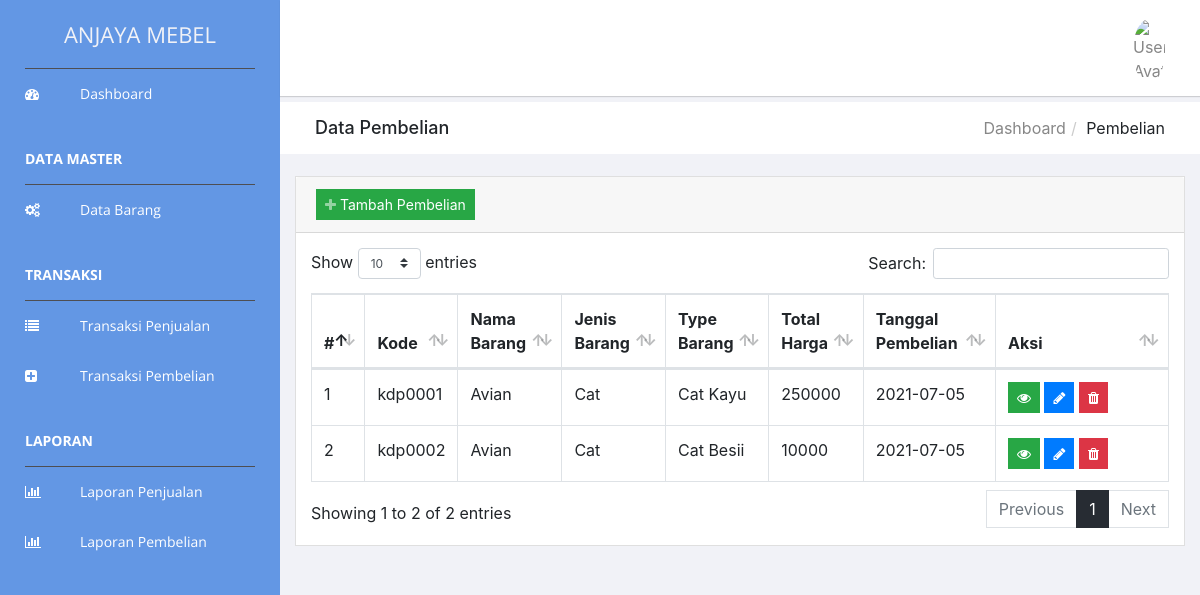
Page /index.php/pembelian on the earlier database version.
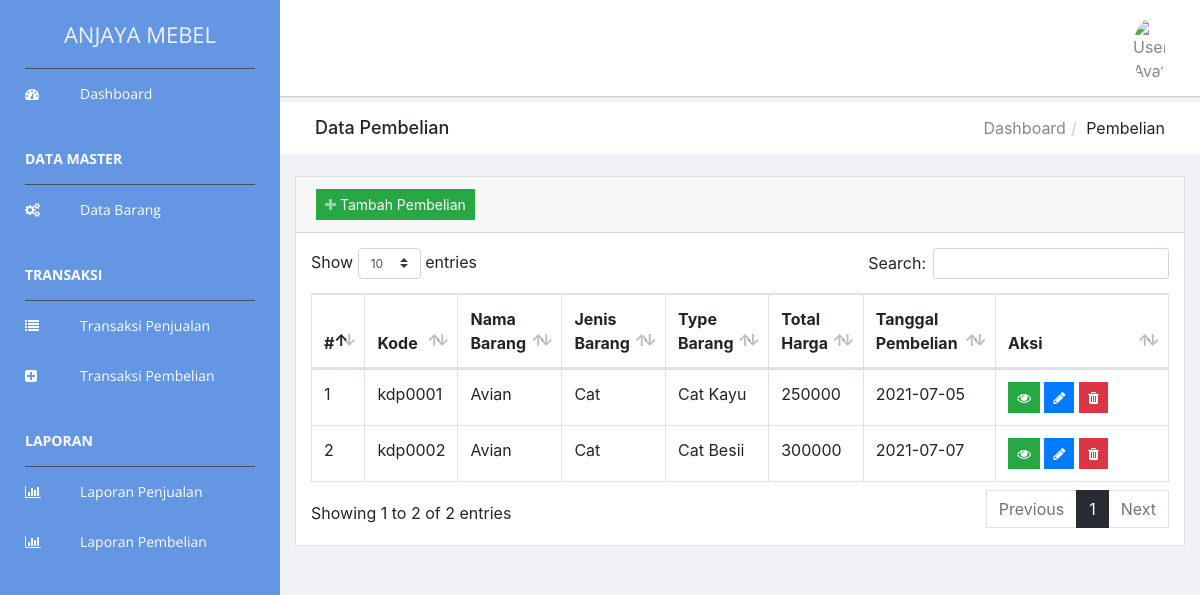
Same page on the later database version.
### tables this page shows
CREATE TABLE `transaksi_pembelian` (
  `kode_pembelian` varchar(255) NOT NULL,
  `nama_barang` varchar(255) NOT NULL,
  `jenis_barang` varchar(255) NOT NULL,
  `type_barang` varchar(255) NOT NULL,
  `harga` int(11) NOT NULL,
  `jumlah` int(11) NOT NULL,
  `total` int(11) NOT NULL,
  `tanggal` date NOT NULL
);

### application/controllers/Pembelian.php (called while the page is built, shortened)
<?php
class Pembelian extends CI_Controller {
    public function __construct()
    {
        $this->load->library('form_validation');
        $this->load->model('Model_master', 'v');
    }
    public function index()
    {
        $data['title'] = "Data Pembelian";
        $data['User'] = $this->db->get_where('user',['username' =>
        $this->session->userdata('username')])->row_array();
        $data['pembelian'] = $this->v->getData('transaksi_pembelian');
        $this->load->view("template/header", $data);
        $this->load->view('pembelian', $data);
        $this->load->view("template/footer");
    }
}

### index.php (called while the page is built, shortened)
<?php
require_once BASEPATH.'core/CodeIgniter.php';

### application/models/Model_master.php (called while the page is built, shortened)
<?php
class Model_master extends CI_Model {
    public function getData($tb)
      {
        return $query = $this->db->query("SELECT * FROM $tb")->result_array();
      }
}

### application/views/pembelian.php (the view, shortened to what this page needs)
<div class="breadcrumbs">
            <div class="col-sm-4">
                <div class="page-header float-left">
                    <div class="page-title">
                        <h1> Data Pembelian</h1>
                    </div>
                </div>
            </div>
            <div class="col-sm-8">
                <div class="page-header float-right">
                    <div class="page-title">
                        <ol class="breadcrumb text-right">
                            <li><a href="<?=base_url("dashboard");?>">Dashboard</a></li>
                            <li class="active">Pembelian</li>
                        </ol>
                    </div>
                </div>
            </div>
        </div>
        <div class="content mt-3">
            <div class="card">
                <div class="card-header">
                <a href="<?php echo base_url('pembelian/tambah') ?>" class="btn btn-success btn-sm btn-show-add">
                    <span class="icon text-white-50">
                        <i class="fa fa-plus"></i>
                    </span>
                    <span class="text">Tambah Pembelian</span>
                </a>
                </div>
                <div class="card-body">
                    <div class="table-responsive">
                        <table class="table table-bordered" id="dataTable" width="100%" cellspacing="0">
                            <thead>
							<tr>
								<th>#</th>
								<th>Kode</th>
								<th>Nama Barang</th>
								<th>Jenis Barang</th>
								<th>Type Barang</th>
								<th>Total Harga</th>
								<th>Tanggal Pembelian</th>
								<th style="width: 130px">Aksi</th>
							</tr>
						</thead>
                    <tbody>
                        <?php
                                $no = 1;
                                foreach ($pembelian as $row) {
                                ?>
                            <tr>
                                <td><?= $no++ ?></td>
                                <td><?= $row['kode_pembelian'] ?></td>
                                <td><?= $row['nama_barang'] ?></td>
                                <td><?= $row['jenis_barang'] ?></td>
                                <td><?= $row['type_barang'] ?></td>
                                <td><?= $row['total'] ?></td>
                                <td><?= $row['tanggal'] ?></td>
                                <td>
									<a href="<?= base_url() ;?>pembelian/detail/<?= $row['kode_pembelian']; ?>" class="btn btn-sm btn-success"><i class="fa fa-eye"></i></a>
									<a href="<?= base_url() ;?>pembelian/edit_data/<?= $row['kode_pembelian']; ?>" class="btn btn-sm btn-primary"><i class="fa fa-pencil"></i></a>
									<a href="<?= base_url() ;?>pembelian/delete/<?= $row['kode_pembelian']; ?>" onclick="return confirm('Yakin ingin menghapus Data Pemeblian?')" class="btn btn-sm btn-danger"><i class="fa fa-trash"></i></a>
								</td>
                            </tr>
                        <?php } ?>
                    </tbody>
                        </table>
                    </div>
                </div>
            </div>
        </div>

Differences in the rows shown:
changed transaksi_pembelian "kdp0002": total "10000" → "300000"; tanggal "2021-07-05" → "2021-07-07"
